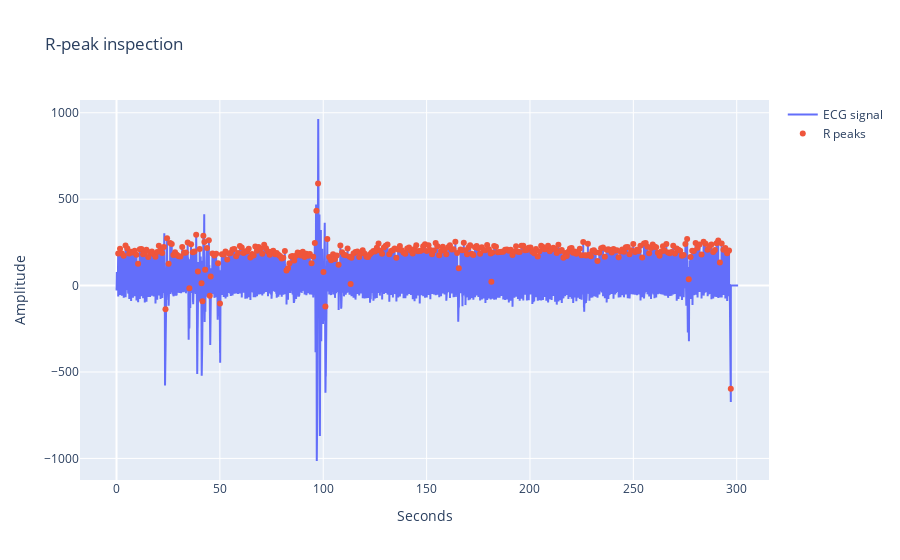

Notebook code for this chart:
### Markdown cell above
Movement of the body, talking, coughing, etc. can cause artifacts in the data.
14:05

### Code cell
# Useful plotting function to visualize the ECG signal and its R-peaks interactively
def plotly_peak_plot(ecg_signal, sampling_rate):
    ecg_signal = np.array(ecg_signal)
    seconds = np.arange(len(ecg_signal))/sampling_rate
    _, info = nk.ecg_peaks(ecg_signal, sampling_rate=sampling_rate)
    r_peaks = info['ECG_R_Peaks']

    fig = go.Figure()
    fig.add_trace(go.Scatter(x=seconds, y=ecg_signal, mode='lines', name='ECG signal'))
    fig.add_trace(go.Scatter(x=seconds[r_peaks], y=ecg_signal[r_peaks], mode='markers', name='R peaks'))
    fig.update_layout(title='R-peak inspection', xaxis_title='Seconds', yaxis_title='Amplitude')
    fig.show()

# Plot the ECG signal and its R-peaks
plotly_peak_plot(ecg_raw, SAMPLING_RATE)

### Figure 1 — Plotly figure (JSON) as saved in the notebook; plotly's stock layout.template omitted (floating-point values rounded to 4 significant figures; data arrays with more than 128 entries replaced by an {"elided": "..."} marker saying what was removed)
{"data": [{"mode": "lines", "name": "ECG signal", "type": "scatter", "x": {"elided": "38189 float values"}, "y": {"elided": "38189 int values"}}, {"mode": "markers", "name": "R peaks", "type": "scatter", "x": {"elided": "353 float values"}, "y": {"elided": "353 int values"}}], "layout": {"title": {"text": "R-peak inspection"}, "xaxis": {"title": {"text": "Seconds"}}, "yaxis": {"title": {"text": "Amplitude"}}}}
